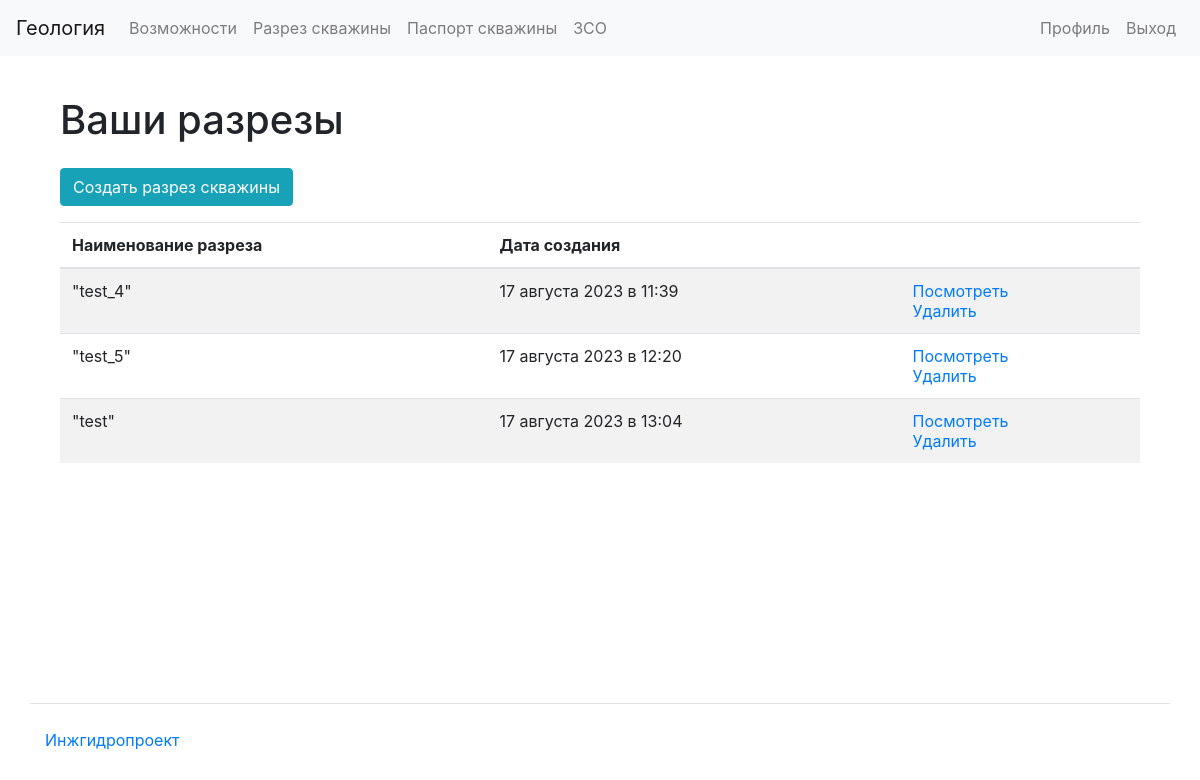
/well_section/ (signed in), run on an earlier commit of the app's database.
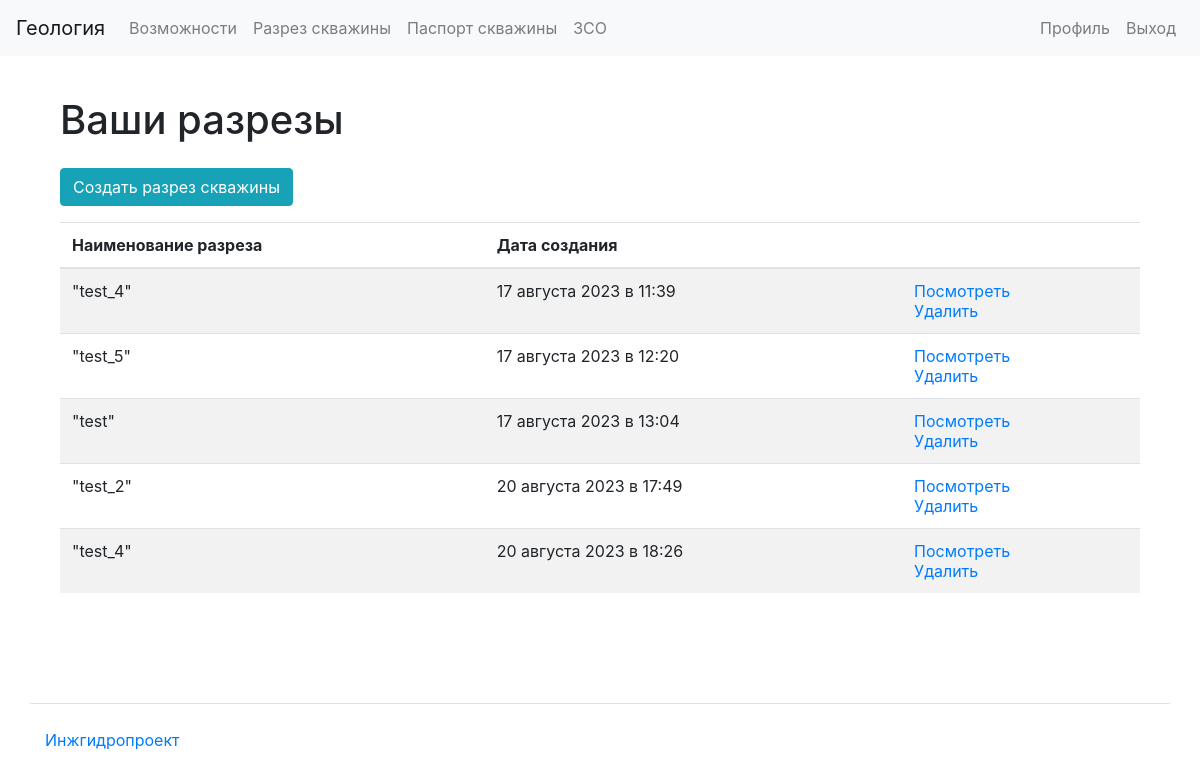
And on a later commit of the database.
### apps/well_section/models.py (models this page shows)
class WellSection(models.Model):
    user = models.ForeignKey(
        settings.AUTH_USER_MODEL, related_name="well_section", on_delete=models.CASCADE
    )
    name = models.CharField(max_length=30)
    layers = models.TextField()
    well_data = models.TextField()
    created_at = models.DateTimeField(auto_now_add=True)

### apps/well_section/views.py (the view)
# urls.py: path("", views.WellSectionListView.as_view(), name="well_section_list"),
@method_decorator(login_required, name="dispatch")
class WellSectionListView(ListView):
    model = WellSection
    paginate_by = 10
    def get(self, request, *args, **kwargs):
        user_well_sections = request.user.well_section.all()
        return render(
            request,
            template_name="well_section/list.html",
            context={"well_sections": user_well_sections, "title": "Well sections"},
        )

### templates/well_section/list.html
{% extends 'base.html' %}
{% load bootstrap4 %}
{% load i18n %}
{% block content %}
<div class="container wrapper flex-grow-1">
    <h1 class="my-4">
      {% translate "Ваши разрезы"%}
    </h1>
      <div class="form-group">
        <a href="{% url 'well_section_create' %}" class="btn btn-info" role="button">{% translate "Создать разрез скважины"%}</a>
</div>
<table class="table table-striped">
<thead>
  <tr>
    <th>{% translate "Наименование разреза"%}</th>
    <th>{% translate "Дата создания"%}</th>
    <th></th>
  </tr>
</thead>
<tbody>
  {% if well_sections %}
    {% for elem in well_sections %}
      <tr>
        <td>{{ elem.name }}</td>
        <td>{{ elem.created_at|date:"d E Y в H:i" }}</td>
        <td>
          <a href="{% url 'well_section_result' elem.id %}">{% translate "Посмотреть"%}</a>
          <br>
          <a href="{% url 'well_section_delete' elem.id %}">{% translate "Удалить"%}</a>
        </td>
      </tr>
    {% endfor %}
{% endif %}
</tbody>
</table>
</div>
{% endblock %}

### templates/base.html (shortened to what this page needs)
{% load bootstrap4 %}
{% load i18n %}
<html lang="ru-ru">
  <head>
    <link href="https://cdn.jsdelivr.net/npm/bootstrap@4.6.0/dist/css/bootstrap.min.css" rel="stylesheet">
  </head>
  <body class="d-flex flex-column min-vh-100">
    <nav class="navbar navbar-expand-lg navbar-light bg-light mb-3">
      <a class="navbar-brand" href="/">{% trans 'Геология' %}</a>
      <div class="collapse navbar-collapse" id="navbarToggleExternalContent">
        <ul class="navbar-nav mr-auto">
          <li class="nav-item">
            <a class="nav-link" href="#">{% trans 'Возможности' %}</a>
          </li>
          {% if request.user.is_authenticated %}
            <li class="nav-item">
              <a href="{% url 'well_section_list' %}" class="nav-link">{% translate 'Разрез скважины'%}</a>
            </li>
            <li class="nav-item">
              <a class="nav-link" href="{% url 'well_passport_list' %}">{% trans 'Паспорт скважины' %}</a>
            </li>
            <li class="nav-item">
              <a class="nav-link" href="{% url 'zso_create' %}">{% trans 'ЗСО' %}</a>
            </li>
          {% endif %}
        </ul>
        <ul class="navbar-nav">
          {% if request.user.is_authenticated %}
          <li class="nav-item">
            <a class="nav-link" href="{% url 'user_update' user.id %}">{% trans 'Профиль' %}</a>
          </li>
          <li class="nav-item">
            <a class="nav-link" href="{% url 'user_logout' %}">{% trans 'Выход' %}</a>
          </li>
          {% endif %}
        </ul>
      </div>
    </nav>
    <div class="container wrapper flex-grow-1">
      {% block content %}
      {% endblock%}
    </div>
    <footer>
      <div class="container my-5 pt-4 border-top">
        <a target="_blank" href="https://enhyp.ru">Инжгидропроект</a>
      </div>
    </footer>
</body></html>

What changed in the data, as far as the page shows it:
added WellSection: name "\"test_2\"", created_at "20 августа 2023 в 17:49"
added WellSection: name "\"test_4\"", created_at "20 августа 2023 в 18:26"
